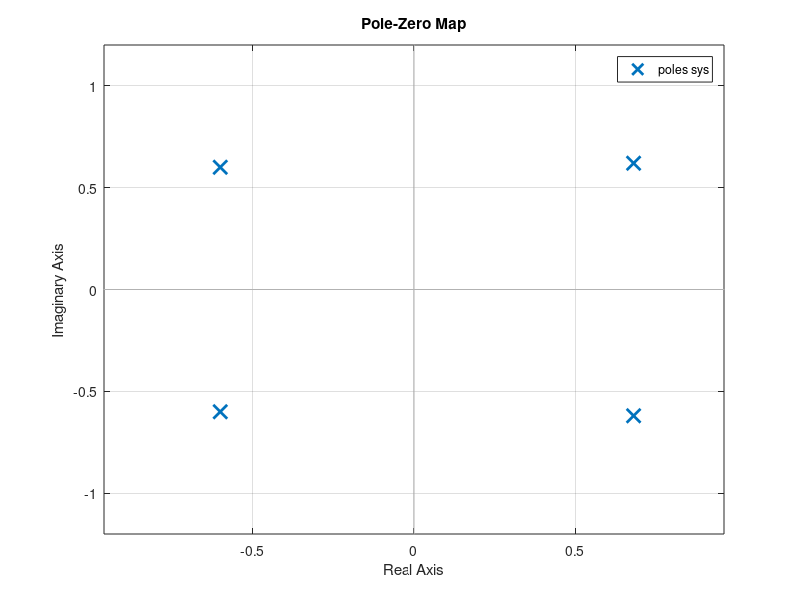
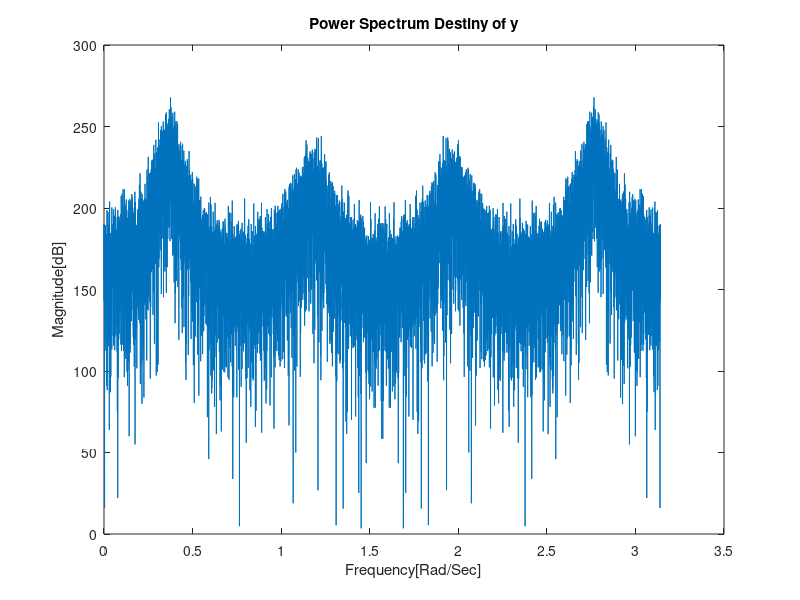

Here is the MATLAB script that generated these plots, in order: (Note: this script raises an error after producing the figures.)
clear all; close all; clc;

%% Section 1
sys = zpk([],[-0.6+0.6i , -0.6-0.6i , 0.68+0.62i , 0.68-0.62i], 1);
figure(1);
pzmap(sys)
[b,a] = zp2tf([],[-0.6+0.6i , -0.6-0.6i , 0.68+0.62i , 0.68-0.62i], 1);
noise = randn(1,10000);
y = filter(b,a,noise);
psd = 20*log(abs(fft(y)).^2);
[~, freq] = freqz(b,a,length(psd));
figure(2)
plot(freq,psd);
hold on;
title('Power Spectrum Destiny of y');
xlabel('Frequency[Rad/Sec]');
ylabel('Magnitude[dB]');

%% Section 2

p = 4;
[freq_hat,psd_hat] = psd_ar(p,y, b);
figure(2)
plot(freq_hat,psd_hat);
title('Power Spectrum Destiny of y');
xlabel('Frequency');
ylabel('Magnitude');

% Estimation Quality

est_qual1 = estimation_quality(psd, psd_hat, freq, freq_hat);

%% Section 3

H = tf(b,a, 0.1, 'variable', 'z^-1');
figure()
bode(H);
